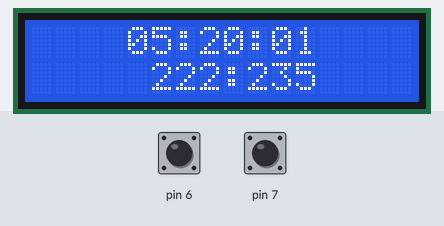
Simulated run of this sketch. Board: Arduino Uno, built with avr-gcc and run on an emulated ATmega328P. Parts: 16×2 character LCD. Inputs (shaded band) come from the test bench; at power-on: pin 6 HIGH, pin 7 HIGH.

Above: at 1.2 s.
1.3 s: pin 6 pulled LOW for 0.15 s
At 1.97 s:
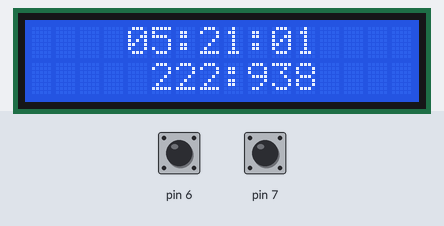
3.0 s: pin 7 pulled LOW for 0.15 s
At 3.26 s:
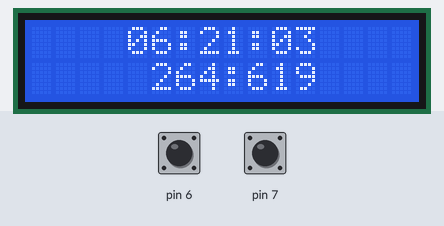
4.6 s: pin 6 pulled LOW for 1 s
At 4.67 s:
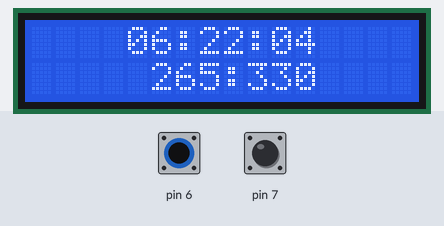
7.1 s: pin 7 pulled LOW for 1 s
At 7.26 s:
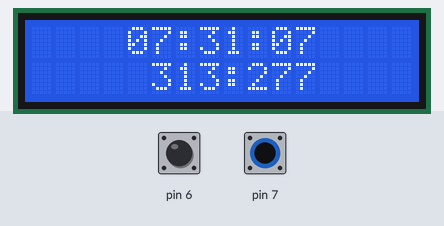

The sketch:

000-16x2-Time.ino
```cpp
/*
 * This Arduino sketch displays 24-hour time (Military time) and Desamber time on a 16 character by 2 line display.
 * It includes buttons to set the time. One button adds an hour, the other adds a minute.
 * Desamber is a time format created by Devine Lu Linvega. More information about Desamber here: https://wiki.xxiivv.com/#clock
 */

#include "Ardusamber.h"
#include "MilitaryTime.h"
#include "Bun.h"
#include "TimeLib.h"
#include "LiquidCrystal_I2C.h"

Ardusamber _dTime;
MilitaryTime _mTime;
LiquidCrystal_I2C _lcd(0x20,16,2); // Set the LCD address to 0x20 for a 16 chars and 2 line display

Bun buttonHour(7);
Bun buttonMinute(6);

void setup()
{
  setTime(5, 20, 00, 1, 6, 2018);

  _lcd.init();
  _lcd.backlight();
  _lcd.home();
  _lcd.clear();
}

void loop()
{
  if(buttonHour.isPressed())
  {
    adjustTime(3600);
  }
  if(buttonMinute.isPressed())
  {
    adjustTime(60);
  }

  _dTime.update();

  writeToScreen(_dTime.getFormattedTime(), 5, 1);
  writeToScreen(_mTime.getFormattedTime(), 4, 0);

  delay(86); // '...the shortest pulse equals to 8.64 milliseconds...'
}

void writeToScreen(String value, int posX, int posY)
{
  _lcd.setCursor(posX, posY);
  _lcd.print(value);
}
```
